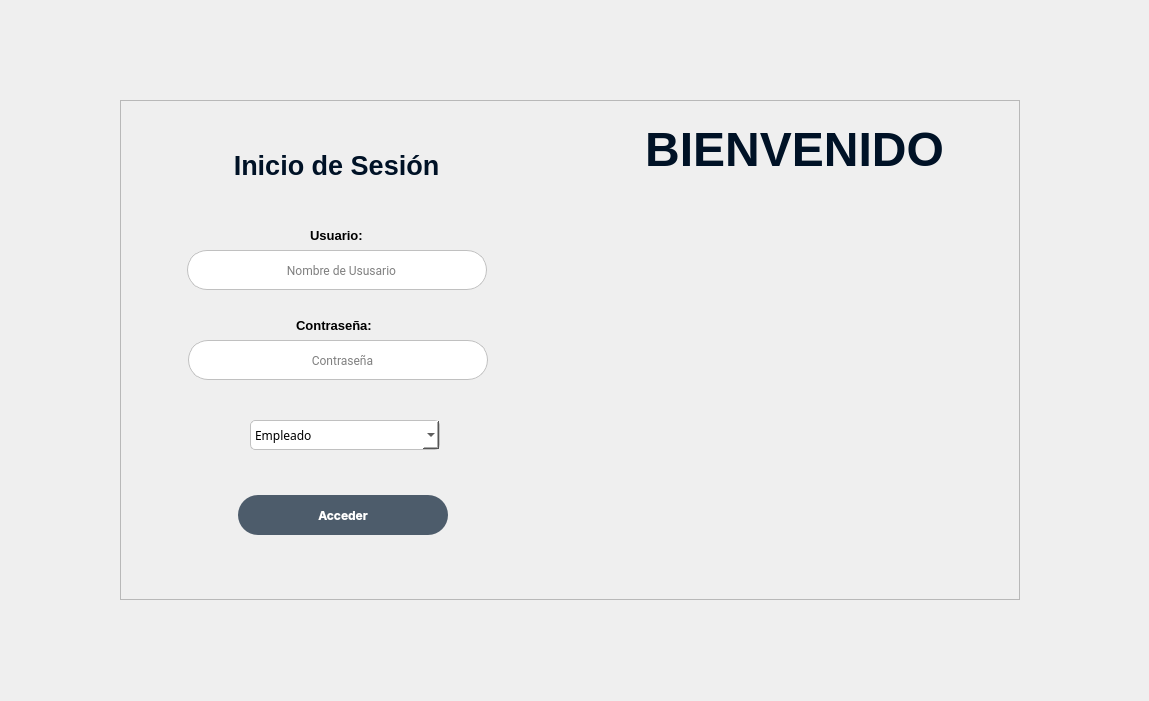
<?xml version="1.0" encoding="UTF-8"?>
<ui version="4.0">
 <class>MainWindow</class>
 <widget class="QMainWindow" name="MainWindow">
  <property name="geometry">
   <rect>
    <x>0</x>
    <y>0</y>
    <width>1149</width>
    <height>701</height>
   </rect>
  </property>
  <property name="windowTitle">
   <string>MainWindow</string>
  </property>
  <widget class="QWidget" name="centralwidget">
   <widget class="QFrame" name="frame_2">
    <property name="geometry">
     <rect>
      <x>120</x>
      <y>100</y>
      <width>900</width>
      <height>500</height>
     </rect>
    </property>
    <property name="frameShape">
     <enum>QFrame::StyledPanel</enum>
    </property>
    <property name="frameShadow">
     <enum>QFrame::Raised</enum>
    </property>
    <widget class="QFrame" name="frame_4">
     <property name="geometry">
      <rect>
       <x>450</x>
       <y>0</y>
       <width>451</width>
       <height>500</height>
      </rect>
     </property>
     <property name="styleSheet">
      <string notr="true">QFrame #frame_4 {
	background-color: rgba(255, 255, 255, .5);
	border: #c0c0c0;

}</string>
     </property>
     <property name="frameShape">
      <enum>QFrame::StyledPanel</enum>
     </property>
     <property name="frameShadow">
      <enum>QFrame::Raised</enum>
     </property>
     <widget class="QLabel" name="label_2">
      <property name="geometry">
       <rect>
        <x>30</x>
        <y>100</y>
        <width>390</width>
        <height>380</height>
       </rect>
      </property>
      <property name="text">
       <string/>
      </property>
      <property name="pixmap">
       <pixmap>recursos/Logo PIA 2.1.png</pixmap>
      </property>
      <property name="scaledContents">
       <bool>true</bool>
      </property>
     </widget>
     <widget class="QLabel" name="label_3">
      <property name="geometry">
       <rect>
        <x>4</x>
        <y>24</y>
        <width>441</width>
        <height>51</height>
       </rect>
      </property>
      <property name="font">
       <font>
        <family>MS Shell Dlg 2</family>
        <pointsize>36</pointsize>
        <weight>75</weight>
        <bold>true</bold>
       </font>
      </property>
      <property name="styleSheet">
       <string notr="true">QLabel {color: #001226}</string>
      </property>
      <property name="text">
       <string>BIENVENIDO</string>
      </property>
      <property name="scaledContents">
       <bool>false</bool>
      </property>
      <property name="alignment">
       <set>Qt::AlignCenter</set>
      </property>
     </widget>
    </widget>
    <widget class="QFrame" name="frame_3">
     <property name="geometry">
      <rect>
       <x>0</x>
       <y>0</y>
       <width>451</width>
       <height>500</height>
      </rect>
     </property>
     <property name="styleSheet">
      <string notr="true">QFrame #frame_3 {
	background-color: rgba(255, 255, 255, .9);
	border: #c0c0c0;
}</string>
     </property>
     <property name="frameShape">
      <enum>QFrame::StyledPanel</enum>
     </property>
     <property name="frameShadow">
      <enum>QFrame::Raised</enum>
     </property>
     <widget class="QLabel" name="label_6">
      <property name="geometry">
       <rect>
        <x>86</x>
        <y>40</y>
        <width>261</width>
        <height>51</height>
       </rect>
      </property>
      <property name="font">
       <font>
        <family>MS Shell Dlg 2</family>
        <pointsize>20</pointsize>
        <weight>75</weight>
        <bold>true</bold>
       </font>
      </property>
      <property name="styleSheet">
       <string notr="true">QLabel {color: #001226}</string>
      </property>
      <property name="text">
       <string>Inicio de Sesión</string>
      </property>
      <property name="alignment">
       <set>Qt::AlignCenter</set>
      </property>
     </widget>
     <widget class="QLabel" name="label_4">
      <property name="geometry">
       <rect>
        <x>190</x>
        <y>120</y>
        <width>61</width>
        <height>31</height>
       </rect>
      </property>
      <property name="font">
       <font>
        <family>MS Shell Dlg 2</family>
        <pointsize>10</pointsize>
        <weight>75</weight>
        <bold>true</bold>
       </font>
      </property>
      <property name="text">
       <string>Usuario:</string>
      </property>
     </widget>
     <widget class="QLineEdit" name="txtUsuario">
      <property name="geometry">
       <rect>
        <x>67</x>
        <y>150</y>
        <width>300</width>
        <height>40</height>
       </rect>
      </property>
      <property name="font">
       <font>
        <family>Roboto</family>
        <pointsize>9</pointsize>
       </font>
      </property>
      <property name="focusPolicy">
       <enum>Qt::StrongFocus</enum>
      </property>
      <property name="toolTipDuration">
       <number>-1</number>
      </property>
      <property name="styleSheet">
       <string notr="true">QLineEdit {
	border: 1px solid #c0c0c0;
	border-radius: 20px;
	background: #fff;
}</string>
      </property>
      <property name="alignment">
       <set>Qt::AlignCenter</set>
      </property>
      <property name="placeholderText">
       <string>   Nombre de Ususario</string>
      </property>
     </widget>
     <widget class="QLabel" name="label_5">
      <property name="geometry">
       <rect>
        <x>176</x>
        <y>210</y>
        <width>91</width>
        <height>31</height>
       </rect>
      </property>
      <property name="font">
       <font>
        <family>MS Shell Dlg 2</family>
        <pointsize>10</pointsize>
        <weight>75</weight>
        <bold>true</bold>
       </font>
      </property>
      <property name="text">
       <string>Contraseña:</string>
      </property>
     </widget>
     <widget class="QLineEdit" name="txtContrasena">
      <property name="geometry">
       <rect>
        <x>68</x>
        <y>240</y>
        <width>300</width>
        <height>40</height>
       </rect>
      </property>
      <property name="font">
       <font>
        <family>Roboto</family>
        <pointsize>9</pointsize>
       </font>
      </property>
      <property name="focusPolicy">
       <enum>Qt::StrongFocus</enum>
      </property>
      <property name="toolTipDuration">
       <number>-1</number>
      </property>
      <property name="styleSheet">
       <string notr="true">QLineEdit {
	border: 1px solid #c0c0c0;
	border-radius: 20px;
	background: #fff;
}</string>
      </property>
      <property name="echoMode">
       <enum>QLineEdit::Password</enum>
      </property>
      <property name="alignment">
       <set>Qt::AlignCenter</set>
      </property>
      <property name="placeholderText">
       <string>   Contraseña</string>
      </property>
     </widget>
     <widget class="QComboBox" name="cmbPerfil">
      <property name="geometry">
       <rect>
        <x>130</x>
        <y>320</y>
        <width>190</width>
        <height>30</height>
       </rect>
      </property>
      <property name="font">
       <font>
        <family>SF UI Display SemBd</family>
        <pointsize>9</pointsize>
       </font>
      </property>
      <property name="focusPolicy">
       <enum>Qt::StrongFocus</enum>
      </property>
      <property name="toolTipDuration">
       <number>-1</number>
      </property>
      <property name="autoFillBackground">
       <bool>false</bool>
      </property>
      <property name="styleSheet">
       <string notr="true">QComboBox {
	border: 1px solid #c0c0c0;
	border-radius: 5px;
	background: #fff;
	text-align: center;
}</string>
      </property>
      <property name="currentIndex">
       <number>0</number>
      </property>
      <property name="frame">
       <bool>true</bool>
      </property>
      <item>
       <property name="text">
        <string notr="true">Empleado</string>
       </property>
      </item>
      <item>
       <property name="text">
        <string>Administrador</string>
       </property>
      </item>
      <item>
       <property name="text">
        <string>Encargado</string>
       </property>
      </item>
     </widget>
     <widget class="QPushButton" name="btnAcceder">
      <property name="geometry">
       <rect>
        <x>118</x>
        <y>395</y>
        <width>210</width>
        <height>40</height>
       </rect>
      </property>
      <property name="font">
       <font>
        <family>Inter</family>
        <pointsize>9</pointsize>
        <weight>75</weight>
        <bold>true</bold>
       </font>
      </property>
      <property name="cursor">
       <cursorShape>PointingHandCursor</cursorShape>
      </property>
      <property name="focusPolicy">
       <enum>Qt::StrongFocus</enum>
      </property>
      <property name="toolTipDuration">
       <number>-1</number>
      </property>
      <property name="styleSheet">
       <string notr="true">QPushButton{
	border-radius: 20px;
	background-color: rgb(77, 92, 107);
	color: #fff;
}

QPushButton:hover{
	border-radius: 20px;
	background-color: rgb(14, 149, 152);
	color: #fff;
}</string>
      </property>
      <property name="text">
       <string>Acceder</string>
      </property>
     </widget>
    </widget>
   </widget>
   <widget class="QLabel" name="label_7">
    <property name="geometry">
     <rect>
      <x>-10</x>
      <y>-30</y>
      <width>1161</width>
      <height>731</height>
     </rect>
    </property>
    <property name="text">
     <string/>
    </property>
    <property name="pixmap">
     <pixmap>recursos/Fondo interfaz ropa2.jpg</pixmap>
    </property>
    <property name="scaledContents">
     <bool>true</bool>
    </property>
   </widget>
   <zorder>label_7</zorder>
   <zorder>frame_2</zorder>
  </widget>
 </widget>
 <resources/>
 <connections/>
</ui>
